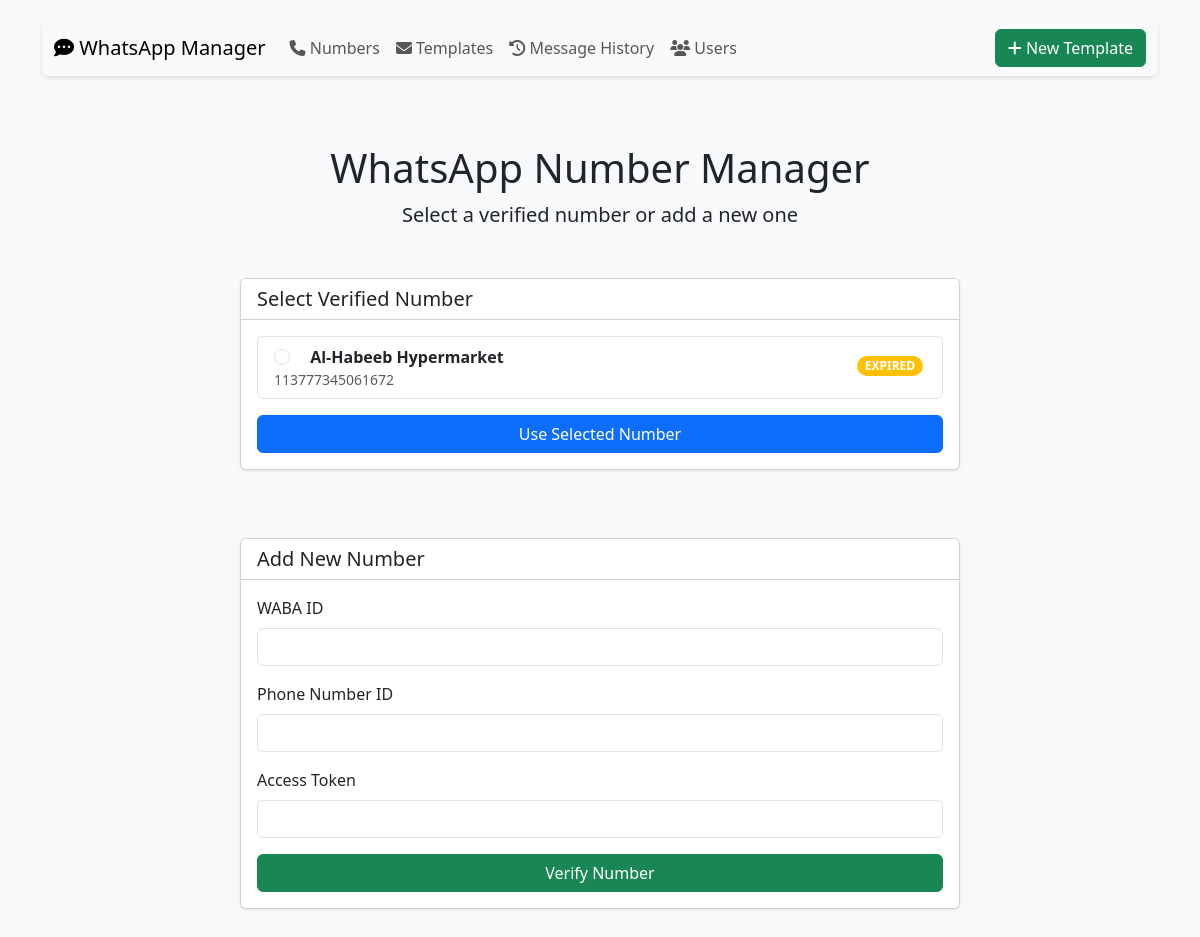
The page / on the database its author committed.
### tables this page shows
CREATE TABLE whatsapp_numbers (
                phone_number_id TEXT PRIMARY KEY,
                verified_name TEXT,
                code_verification_status TEXT,
                token TEXT
            );

### app.py (the view, shortened to what this page needs)
@app.route('/', methods=['GET', 'POST'])
def index():
    init_db()
    with sqlite3.connect('database.db') as conn:
        cursor = conn.execute('''
            SELECT phone_number_id, verified_name, code_verification_status
            FROM whatsapp_numbers
            WHERE code_verification_status IN ('APPROVED', 'EXPIRED')
            ORDER BY verified_name
        ''')
        verified_numbers = cursor.fetchall()
    return render_template('index.html', verified_numbers=verified_numbers)

### app.py (called while the page is built)
@app.context_processor
def utility_processor():
    return dict(get_template_variables=get_template_variables)

### templates/index.html (shortened to what this page needs)
<!DOCTYPE html>
<html lang="en">
<head>
    <link href="https://cdn.jsdelivr.net/npm/bootstrap@5.3.0/dist/css/bootstrap.min.css" rel="stylesheet">
</head>
<body>
    {% extends "base.html" %}
    {% block content %}
    <div class="container py-5">
        <div class="text-center mb-5">
            <h1>WhatsApp Number Manager</h1>
            <p class="lead">Select a verified number or add a new one</p>
        </div>
        <div class="row mb-5">
            <div class="col-md-8 mx-auto">
                <div class="card">
                    <div class="card-header bg-white">
                        <h5 class="mb-0">Select Verified Number</h5>
                    </div>
                    <div class="card-body">
                        {% if verified_numbers %}
                            <form method="POST">
                                <div class="list-group">
                                    {% for number in verified_numbers %}
                                    <label class="list-group-item d-flex justify-content-between align-items-center">
                                        <div>
                                            <input class="form-check-input me-3" type="radio" name="selected_number"
                                                   value="{{ number[0] }}" required>
                                            <strong>{{ number[1] }}</strong>
                                            <div class="text-muted small">{{ number[0] }}</div>
                                        </div>
                                        <span class="badge rounded-pill {{ 'verified-badge' if number[2] == 'APPROVED' else 'expired-badge' }}">
                                            {{ number[2] }}
                                        </span>
                                    </label>
                                    {% endfor %}
                                </div>
                                <div class="d-grid mt-3">
                                    <button type="submit" class="btn btn-primary">Use Selected Number</button>
                                </div>
                            </form>
                        {% else %}
                        <div class="alert alert-info">
                            No verified numbers found. Please add one below.
                        </div>
                        {% endif %}
                    </div>
                </div>
            </div>
        </div>
        <div class="row">
            <div class="col-md-8 mx-auto">
                <div class="card">
                    <div class="card-header bg-white">
                        <h5 class="mb-0">Add New Number</h5>
                    </div>
                    <div class="card-body">
                        <form method="POST">
                            <div class="mb-3">
                                <label for="waba_id" class="form-label">WABA ID</label>
                                <input type="text" class="form-control" id="waba_id" name="waba_id" required>
                            </div>
                            <div class="mb-3">
                                <label for="phone_number_id" class="form-label">Phone Number ID</label>
                                <input type="text" class="form-control" id="phone_number_id" name="phone_number_id" required>
                            </div>
                            <div class="mb-3">
                                <label for="access_token" class="form-label">Access Token</label>
                                <input type="text" class="form-control" id="access_token" name="access_token" required>
                            </div>
                            <div class="d-grid">
                                <button type="submit" class="btn btn-success">Verify Number</button>
                            </div>
                        </form>
                    </div>
                </div>
            </div>
        </div>
    </div>
{% endblock %}

### templates/index.html (style rules this page uses)
body { background-color: #f8f9fa; }
.expired-badge { background-color: #ffc107; color: #000; }

### templates/base.html (style rules this page uses)
body { padding-top: 20px; padding-bottom: 20px; background-color: #f8f9fa; }
.card { margin-bottom: 20px; box-shadow: 0 1px 3px rgba(0,0,0,.1); }
.badge { margin-right: 3px; margin-bottom: 3px; }

### rows shown on the page
whatsapp_numbers: verified_name "Al-Habeeb Hypermarket", phone_number_id "113777345061672", code_verification_status "EXPIRED"
